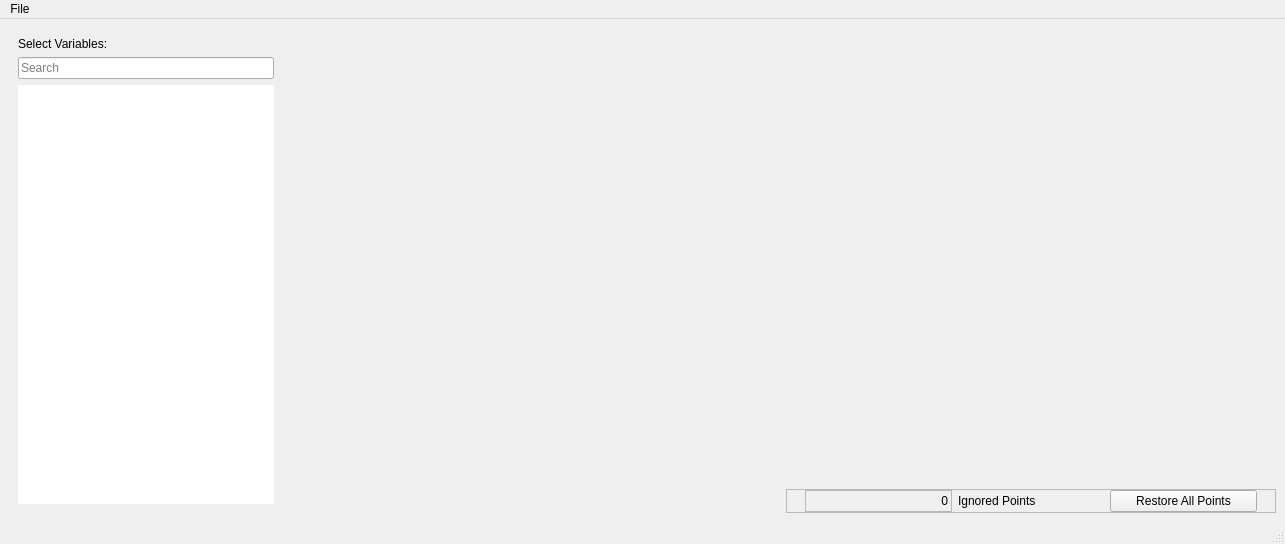
<?xml version="1.0" encoding="UTF-8"?>
<ui version="4.0">
 <class>correlation_app</class>
 <widget class="QMainWindow" name="correlation_app">
  <property name="geometry">
   <rect>
    <x>0</x>
    <y>0</y>
    <width>1285</width>
    <height>544</height>
   </rect>
  </property>
  <property name="windowTitle">
   <string>Correlations</string>
  </property>
  <property name="windowIcon">
   <iconset>
    <normalon>:/icons/correlations_app.png</normalon>
   </iconset>
  </property>
  <widget class="QWidget" name="centralwidget">
   <layout class="QHBoxLayout" name="horizontalLayout" stretch="0,5,5">
    <item>
     <widget class="QFrame" name="list_frame">
      <property name="frameShape">
       <enum>QFrame::NoFrame</enum>
      </property>
      <property name="frameShadow">
       <enum>QFrame::Raised</enum>
      </property>
      <layout class="QVBoxLayout" name="verticalLayout">
       <item>
        <widget class="QLabel" name="label">
         <property name="text">
          <string>Select Variables:</string>
         </property>
        </widget>
       </item>
       <item>
        <widget class="QLineEdit" name="search_box">
         <property name="placeholderText">
          <string>Search</string>
         </property>
        </widget>
       </item>
       <item>
        <widget class="QListView" name="variables_list">
         <property name="frameShape">
          <enum>QFrame::NoFrame</enum>
         </property>
         <property name="alternatingRowColors">
          <bool>true</bool>
         </property>
         <property name="wordWrap">
          <bool>true</bool>
         </property>
        </widget>
       </item>
      </layout>
     </widget>
    </item>
    <item>
     <widget class="QFrame" name="cor_mat_frame">
      <property name="frameShape">
       <enum>QFrame::NoFrame</enum>
      </property>
      <property name="frameShadow">
       <enum>QFrame::Raised</enum>
      </property>
      <zorder>reg_frame</zorder>
     </widget>
    </item>
    <item>
     <widget class="QFrame" name="frame">
      <property name="frameShape">
       <enum>QFrame::NoFrame</enum>
      </property>
      <property name="frameShadow">
       <enum>QFrame::Raised</enum>
      </property>
      <layout class="QVBoxLayout" name="verticalLayout_2" stretch="1,0">
       <property name="margin">
        <number>0</number>
       </property>
       <item>
        <widget class="QFrame" name="reg_frame">
         <property name="frameShape">
          <enum>QFrame::NoFrame</enum>
         </property>
         <property name="frameShadow">
          <enum>QFrame::Raised</enum>
         </property>
        </widget>
       </item>
       <item>
        <widget class="QFrame" name="frame_2">
         <property name="frameShape">
          <enum>QFrame::StyledPanel</enum>
         </property>
         <property name="frameShadow">
          <enum>QFrame::Raised</enum>
         </property>
         <layout class="QHBoxLayout" name="horizontalLayout_2">
          <property name="leftMargin">
           <number>18</number>
          </property>
          <property name="topMargin">
           <number>0</number>
          </property>
          <property name="rightMargin">
           <number>18</number>
          </property>
          <property name="bottomMargin">
           <number>0</number>
          </property>
          <item>
           <widget class="QLabel" name="ignored_label">
            <property name="toolTip">
             <string>Click on any point on the plot to temporary ignore it</string>
            </property>
            <property name="frameShape">
             <enum>QFrame::StyledPanel</enum>
            </property>
            <property name="frameShadow">
             <enum>QFrame::Sunken</enum>
            </property>
            <property name="text">
             <string>0</string>
            </property>
            <property name="alignment">
             <set>Qt::AlignRight|Qt::AlignTrailing|Qt::AlignVCenter</set>
            </property>
           </widget>
          </item>
          <item>
           <widget class="QLabel" name="label_2">
            <property name="text">
             <string>Ignored Points</string>
            </property>
           </widget>
          </item>
          <item>
           <widget class="QPushButton" name="restore_points">
            <property name="text">
             <string>Restore All Points</string>
            </property>
           </widget>
          </item>
         </layout>
        </widget>
       </item>
      </layout>
     </widget>
    </item>
   </layout>
  </widget>
  <widget class="QMenuBar" name="menubar">
   <property name="geometry">
    <rect>
     <x>0</x>
     <y>0</y>
     <width>1285</width>
     <height>21</height>
    </rect>
   </property>
   <widget class="QMenu" name="menuFile">
    <property name="title">
     <string>File</string>
    </property>
    <widget class="QMenu" name="menuAccept_sample">
     <property name="title">
      <string>Accept sample</string>
     </property>
     <addaction name="actionAsk"/>
     <addaction name="actionAlways"/>
     <addaction name="actionNever"/>
    </widget>
    <addaction name="separator"/>
    <addaction name="actionSave_Matrix"/>
    <addaction name="actionSave_Scatter"/>
    <addaction name="separator"/>
    <addaction name="actionLoad_sample"/>
    <addaction name="actionRestore_sample"/>
    <addaction name="actionModify_sample"/>
    <addaction name="actionSend_sample"/>
    <addaction name="menuAccept_sample"/>
   </widget>
   <addaction name="menuFile"/>
  </widget>
  <widget class="QStatusBar" name="statusbar"/>
  <action name="actionSave_Scenario">
   <property name="text">
    <string>Save Scenario</string>
   </property>
  </action>
  <action name="actionLoad_Scenario">
   <property name="text">
    <string>Load Scenario</string>
   </property>
  </action>
  <action name="actionLoad_sample">
   <property name="text">
    <string>Load sample</string>
   </property>
  </action>
  <action name="actionSave_Matrix">
   <property name="text">
    <string>Save Matrix</string>
   </property>
  </action>
  <action name="actionSave_Scatter">
   <property name="text">
    <string>Save Scatter</string>
   </property>
  </action>
  <action name="actionModify_sample">
   <property name="text">
    <string>Modify sample</string>
   </property>
  </action>
  <action name="actionRestore_sample">
   <property name="text">
    <string>Restore sample</string>
   </property>
   <property name="toolTip">
    <string>Restore all emoved points</string>
   </property>
  </action>
  <action name="actionSend_sample">
   <property name="text">
    <string>Send sample</string>
   </property>
   <property name="toolTip">
    <string>Send Sample (removed points will be omited)</string>
   </property>
  </action>
  <action name="actionAsk">
   <property name="checkable">
    <bool>true</bool>
   </property>
   <property name="checked">
    <bool>true</bool>
   </property>
   <property name="text">
    <string>Ask</string>
   </property>
  </action>
  <action name="actionAlways">
   <property name="checkable">
    <bool>true</bool>
   </property>
   <property name="text">
    <string>Always</string>
   </property>
  </action>
  <action name="actionNever">
   <property name="checkable">
    <bool>true</bool>
   </property>
   <property name="text">
    <string>Never</string>
   </property>
  </action>
 </widget>
 <resources>
  <include location="resources.qrc"/>
 </resources>
 <connections/>
</ui>
